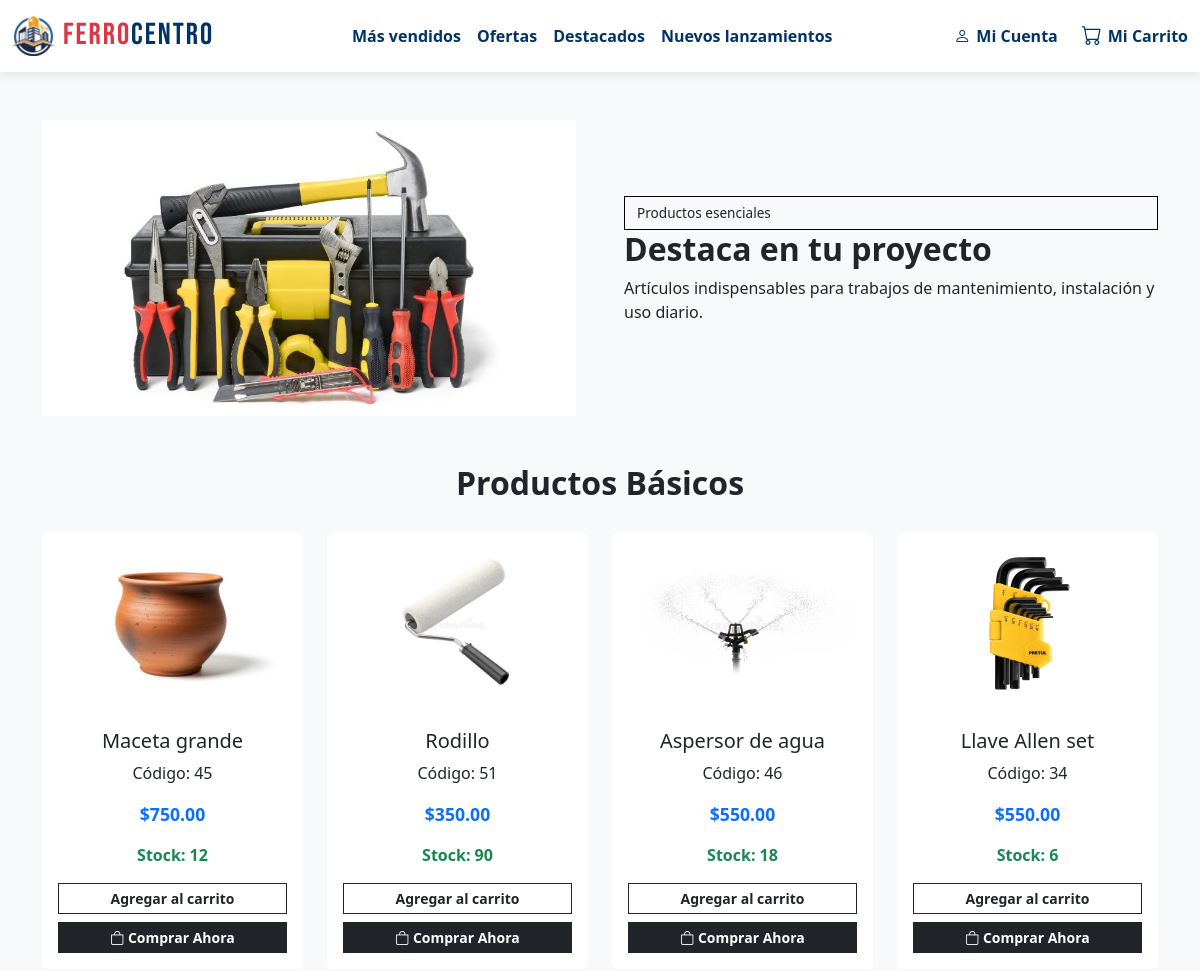
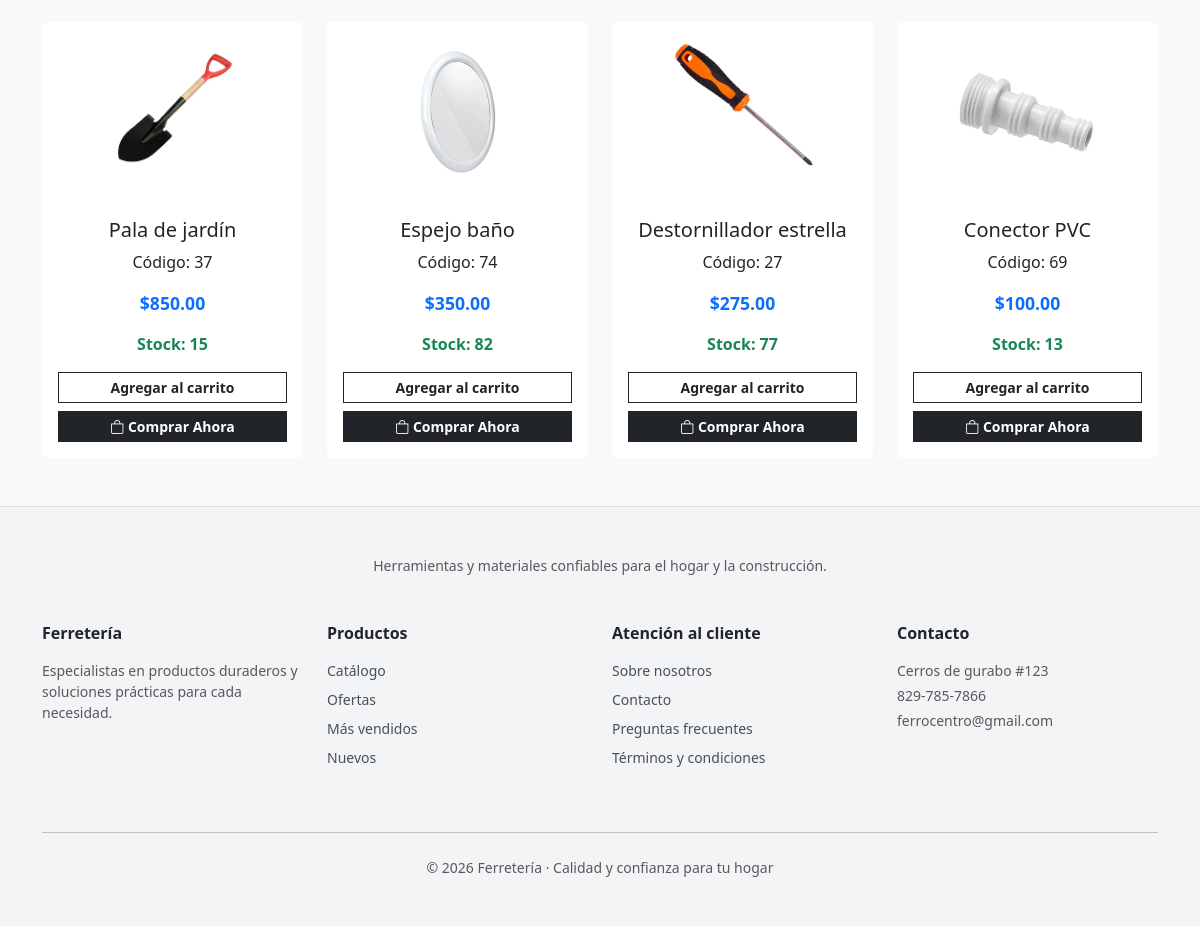
The app's page /basicos.php with its own data (2 pictures, top to bottom).
### tables this page shows
CREATE TABLE `productos` (
  `id` int(11) NOT NULL,
  `nombre` varchar(100) NOT NULL,
  `precio` decimal(10,2) NOT NULL,
  `imagen` varchar(100) NOT NULL,
  `categoria_id` int(11) DEFAULT NULL,
  `stock` int(11) DEFAULT 0,
  `ventas` int(11) DEFAULT 0,
  `producto_id` int(11) NOT NULL
);

### basicos.php (the view, shortened to what this page needs)
<!DOCTYPE html>
<html lang="es">
<head>
    <link href="https://cdn.jsdelivr.net/npm/bootstrap@5.3.2/dist/css/bootstrap.min.css" rel="stylesheet">
    <link href="https://cdn.jsdelivr.net/npm/bootstrap-icons@1.11.3/font/bootstrap-icons.css" rel="stylesheet">
</head>
<body>
<?php
$conexion = new mysqli("localhost", "root", "", "ferreteria");
include "navbar.php";
$logueado = isset($_SESSION["user"]);
?>
<div class="container my-5">
    <div class="row align-items-center g-5">
        <div class="col-md-6">
            <img src="img/destacado.png" class="img-fluid banner-img">
        </div>
        <div class="col-md-6">
            <div class="banner-badge">Productos esenciales</div>
            <h2 class="fw-bold">Destaca en tu proyecto</h2>
            <p>Artículos indispensables para trabajos de mantenimiento, instalación y uso diario.</p>
        </div>
    </div>
</div>
<div class="container">
<h2 class="text-center titulo">Productos Básicos</h2>
<div class="row g-4">
<?php
$resultado = $conexion->query("SELECT * FROM productos ORDER BY RAND() LIMIT 8");
while ($producto = $resultado->fetch_assoc()):
$nombre = htmlspecialchars($producto['nombre']);
$codigo = htmlspecialchars($producto['codigo'] ?? $producto['id']);
$imagen = htmlspecialchars($producto['imagen']);
$precio = number_format($producto['precio'], 2);
$stock = (int)($producto['stock'] ?? 0);
$sinStock = $stock <= 0;
?>
<div class="col-md-3 col-sm-6">
<div class="card h-100 fade">
<img src="<?= $imagen ?>" class="card-img-top">
<div class="card-body text-center">
<h5 class="card-title"><?= $nombre ?></h5>
<p class="card-text">Código: <?= $codigo ?></p>
<p class="precio">$<?= $precio ?></p>
<p class="stock-text <?= $sinStock ? 'text-danger fw-bold' : 'text-success fw-semibold' ?>">
<?= $sinStock ? 'No disponible' : 'Stock: ' . $stock ?>
</p>
<?php if ($sinStock): ?>
<button class="btn btn-outline-secondary btn-sm w-100 mb-2" disabled>
Agregar al carrito
</button>
<button class="btn btn-outline-secondary btn-sm w-100" disabled>
No disponible
</button>
<?php else: ?>
<button class="btn btn-outline-dark btn-sm w-100 mb-2"
onclick="agregarCarrito(<?= $producto['id'] ?>,'<?= $nombre ?>',<?= $producto['precio'] ?>,this)">
Agregar al carrito
</button>
<?php if($logueado): ?>
<button class="btn btn-dark btn-sm w-100"
data-bs-toggle="modal"
data-bs-target="#modalPago"
data-id="<?= $producto['id'] ?>"
data-nombre="<?= $nombre ?>"
data-precio="<?= $producto['precio'] ?>"
data-stock="<?= $stock ?>">
<i class="bi bi-bag"></i> Comprar Ahora
</button>
<?php else: ?>
<button class="btn btn-dark btn-sm w-100"
data-bs-toggle="modal"
data-bs-target="#modalLogin">
<i class="bi bi-bag"></i> Comprar Ahora
</button>
<?php endif; ?>
<?php endif; ?>
</div>
</div>
</div>
<?php endwhile; ?>
</div>
</div>
<?php include("footer.php"); ?>
</body>
</html>

### navbar.php (shortened to what this page needs)
<link href="https://cdn.jsdelivr.net/npm/bootstrap-icons@1.10.5/font/bootstrap-icons.css" rel="stylesheet">
<nav class="navbar navbar-expand-lg navbar-white sticky-top">
    <div class="container-fluid">
        <a class="navbar-brand d-flex align-items-center" href="panel.php">
            <img src="img/logo.jpg" alt="Ferretería" class="logo-navbar me-2">
            <span class="logo-ferro">
                <span class="ferro-red">FERRO</span><span class="ferro-blue">CENTRO</span>
            </span>
        </a>
        <div class="collapse navbar-collapse" id="navbarNav">
            <ul class="navbar-nav mx-auto mb-2 mb-lg-0">
                <li class="nav-item"><a class="nav-link" href="mas_vendidos.php">Más vendidos</a></li>
                <li class="nav-item"><a class="nav-link" href="ofertas.php">Ofertas</a></li>
                <li class="nav-item"><a class="nav-link" href="basicos.php">Destacados</a></li>
                <li class="nav-item"><a class="nav-link" href="nuevos.php">Nuevos lanzamientos</a></li>
            </ul>
            <div class="d-flex align-items-center gap-4 position-relative fw-semibold">
                <div class="position-relative">
                    <div id="user-icon" class="nav-text-item" style="cursor:pointer;">
                        <i class="bi bi-person"></i> Mi Cuenta
                    </div>
                </div>
                <a href="<?php echo isset($_SESSION["user"]) ? 'ver_carrito.php' : 'login.php'; ?>"
                   class="nav-text-item position-relative text-decoration-none">
                    <i class="bi bi-cart fs-5"></i> Mi Carrito
                </a>
            </div>
        </div>
    </div>
</nav>

### footer.php (shortened to what this page needs)
<footer class="footer-cliente mt-5">
    <div class="container py-5">
        <div class="text-center mb-5">
            <p class="text-muted small">
                Herramientas y materiales confiables para el hogar
                y la construcción.
            </p>
        </div>
        <div class="row">
            <div class="col-md-3 mb-4">
                <h6 class="fw-semibold mb-3">Ferretería</h6>
                <p class="text-muted small">
                    Especialistas en productos duraderos y soluciones
                    prácticas para cada necesidad.
                </p>
            </div>
            <div class="col-md-3 mb-4">
                <h6 class="fw-semibold mb-3">Productos</h6>
                <ul class="list-unstyled small">
                    <li class="mb-2"><a href="productos.php" class="footer-link">Catálogo</a></li>
                    <li class="mb-2"><a href="ofertas.php" class="footer-link">Ofertas</a></li>
                    <li class="mb-2"><a href="mas_vendidos.php" class="footer-link">Más vendidos</a></li>
                    <li class="mb-2"><a href="nuevos.php" class="footer-link">Nuevos</a></li>
                </ul>
            </div>
            <div class="col-md-3 mb-4">
                <h6 class="fw-semibold mb-3">Atención al cliente</h6>
                <ul class="list-unstyled small">
                    <li class="mb-2"><a href="/inicio1/index.php" class="footer-link">Sobre nosotros</a></li>
                    <li class="mb-2"><a href="contacto.php" class="footer-link">Contacto</a></li>
                    <li class="mb-2"><a href="preguntas.php" class="footer-link">Preguntas frecuentes</a></li>
                    <li class="mb-2"><a href="terminos.php" class="footer-link">Términos y condiciones</a></li>
                </ul>
            </div>
            <div class="col-md-3 mb-4">
                <h6 class="fw-semibold mb-3">Contacto</h6>
                <small class="text-muted d-block mb-1"> Cerros de gurabo #123</small>
                <small class="text-muted d-block mb-1"> 829-785-7866</small>
                <small class="text-muted d-block"> ferrocentro@gmail.com</small>
            </div>
        </div>
        <hr class="my-4">
        <div class="text-center small text-muted">
            &copy; <?php echo date("Y"); ?> Ferretería ·
            Calidad y confianza para tu hogar
        </div>
    </div>
</footer>

### basicos.php (style rules this page uses)
body { background-color: #f8f9fa; }
.titulo { margin: 30px 0; font-weight: bold; }
.card { border: none; transform: translateY(10px); transition: .4s; }
.card.show { transform: translateY(0); }
.card img { height: 180px; object-fit: contain; padding: 15px; }
.precio { font-size: 1.1rem; font-weight: bold; color: #0d6efd; }
.btn { border-radius: 0 !important; font-weight: bold; }
.banner-img { opacity: 0; transform: scale(0.95); transition: 1s; }
.banner-img.show { opacity: 1; transform: scale(1); }
.banner-badge { border: 1px solid #000; padding: 6px 12px; font-size: 0.85rem; }

### navbar.php (style rules this page uses)
body { transition: 0.3s; }
.navbar-white { background: #fff; box-shadow: 0 4px 10px rgba(0,0,0,0.08); }
.logo-navbar { height: 40px; }
.logo-ferro { font-family: 'Bebas Neue', sans-serif; font-size: 1.9rem; letter-spacing: 2px; }
.ferro-red { color: #dc3545; }
.ferro-blue { color: #003366; }
.navbar-white .nav-link { color: #003366 !important; font-weight: 600; }
.nav-text-item { display: flex; align-items: center; gap: 6px; color: #003366; position: relative; }

### footer.php (style rules this page uses)
.footer-cliente { background-color: #f3f4f6; border-top: 1px solid #e0e0e0; }
.footer-link { color: #495057; text-decoration: none; font-weight: 500; }

### records on screen
productos: imagen (picture), nombre "Maceta grande", id "45", precio "750.00", stock "12"
productos: imagen (picture), nombre "Rodillo", id "51", precio "350.00", stock "90"
productos: imagen (picture), nombre "Aspersor de agua", id "46", precio "550.00", stock "18"
productos: imagen (picture), nombre "Llave Allen set", id "34", precio "550.00", stock "6"
productos: imagen (picture), nombre "Pala de jardín", id "37", precio "850.00", stock "15"
productos: imagen (picture), nombre "Espejo baño", id "74", precio "350.00", stock "82"
productos: imagen (picture), nombre "Destornillador estrella", id "27", precio "275.00", stock "77"
productos: imagen (picture), nombre "Conector PVC", id "69", precio "100.00", stock "13"
